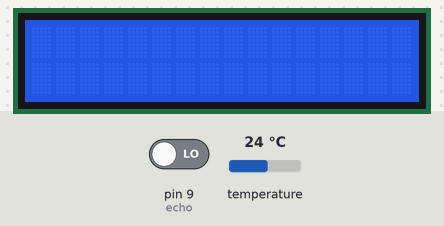
Bench run of a sketch on a simulated Arduino Uno, built with avr-gcc and run on an emulated ATmega328P. Parts: 16×2 character LCD. Inputs (shaded band) come from the test bench; at power-on: temperature 24 °C, pin 9 (echo) LOW. What the sketch prints to the serial monitor is not drawn.

Above: at 1.2 s.
1.3 s: temperature set to 12 °C
At 3.3 s:
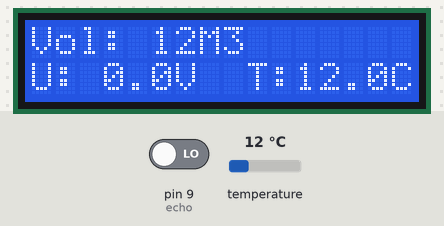
4.3 s: temperature set to 19 °C
At 6.8 s:
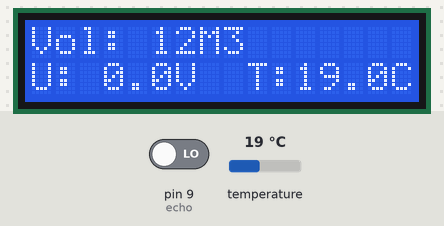
7.1 s: temperature set to 28 °C
At 9.3 s:
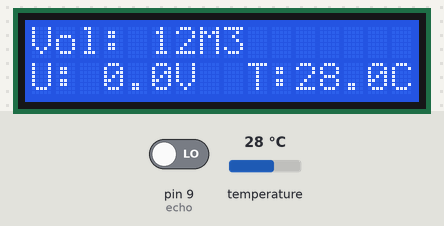
Timing chart, 0 to 10.8 s (numbered marks = the images above; inputs shaded):
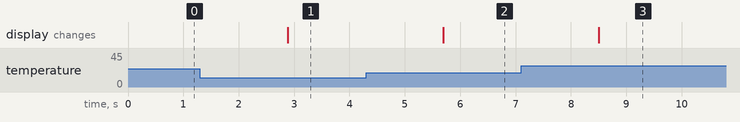

Measured:
- after the input at 1.3 s, the display: changes after 1.6 s (image 1)
- after the input at 4.3 s, the display: changes after 1.4 s (image 2)
- after the input at 7.1 s, the display: changes after 1.4 s (image 3)

The sketch:

microcode.ino
```cpp
/* Arduino DS18B20 temp sensor tutorial
   More info: http://www.ardumotive.com/how-to-use-the-ds18b20-temperature-sensor-en.html
   Date: 19/6/2015 // www.ardumotive.com */


//Include libraries
#include <OneWire.h>
#include <DallasTemperature.h>
#include <Wire.h> // Library for I2C communication
#include <LiquidCrystal_I2C.h> // Library for LCD


// Data wire is plugged into pin 2 on the Arduino
#define ONE_WIRE_BUS 2
// Setup a oneWire instance to communicate with any OneWire devices (not just Maxim/Dallas temperature ICs)
OneWire oneWire(ONE_WIRE_BUS);
// Pass our oneWire reference to Dallas Temperature.
DallasTemperature sensors(&oneWire);
LiquidCrystal_I2C lcd = LiquidCrystal_I2C(0x27, 16, 2); // Change to (0x27,16,2) for 16x2 LCD.

// Variables pour le modules HC SR-04:
int trig = 8;// yellow wire
int echo = 9;// green wire
long lecture_echo;
long mesure = 0;
long m3 = 0;

//Variables pour module voltmetre:
int value = 0;
float R1 = 291000.0;
float R2 = 208700.0;
float voltage = 0;


// Mesure volume:
void mesureVolume(){
  digitalWrite(trig, HIGH);
  delayMicroseconds(10);
  digitalWrite(trig, LOW);
  lecture_echo = pulseIn(echo,HIGH);
  mesure = (((lecture_echo /58)-53)/18.2);
  m3 = (10-mesure);
}
void printVolume(){
  lcd.setCursor (0,0);
  lcd.print ("Vol: ");
  lcd.setCursor (5,0);
  lcd.print (m3);
  lcd.setCursor (7,0);
  lcd.print ("M3");
}

// Tension
void mesureTension(){
  value = analogRead(A0);
  voltage = value * (5.0/1024)*((R1 + R2)/R2);
}
void printTension(){
  lcd.setCursor (0,1);
  lcd.print ("U:");
  lcd.setCursor (3,1);
  lcd.print (voltage);
  lcd.setCursor (6,1);
  lcd.print ("V");
}
// Temperature
void printTemperatur(){
  lcd.setCursor(9, 1); // Set the cursor on the first column and first row.
  lcd.print("T:"); // Print the string "Temperature".
  lcd.setCursor(11, 1);
  lcd.print(sensors.getTempCByIndex(0));
  lcd.setCursor(15, 1);
  lcd.print("C");
}

void setup(void)
{
  Serial.begin(9600); //Begin serial communication
  Serial.println("Arduino Digital Temperature // Serial Monitor Version"); //Print a message
  sensors.begin();

    // Initiate the LCD:
  lcd.init();
  lcd.backlight();
}


void loop(void)
{
// Send the command to get temperatures
  sensors.requestTemperatures();
  Serial.print("Temperature is: ");
  Serial.println(sensors.getTempCByIndex(0)); // Why "byIndex"? You can have more than one IC on the same bus. 0 refers to the first IC on the wire
  //Update value every 1 sec.
  delay(1000);

mesureVolume();

// The first line of the LCD:
printVolume();

// The second line of the LCD:
  // Tension
printTension();
  // Temperature
printTemperatur();


}
```
